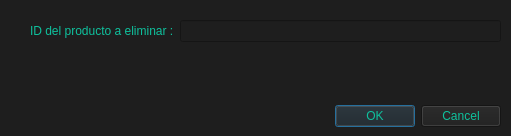
<?xml version="1.0" encoding="UTF-8"?>
<ui version="4.0">
 <class>formEliminarProducto</class>
 <widget class="QDialog" name="formEliminarProducto">
  <property name="geometry">
   <rect>
    <x>0</x>
    <y>0</y>
    <width>511</width>
    <height>136</height>
   </rect>
  </property>
  <property name="windowTitle">
   <string>Dialog</string>
  </property>
  <property name="styleSheet">
   <string notr="true">background-color: rgb(30, 30, 30);</string>
  </property>
  <property name="modal">
   <bool>true</bool>
  </property>
  <widget class="QDialogButtonBox" name="buttonBox">
   <property name="geometry">
    <rect>
     <x>160</x>
     <y>100</y>
     <width>341</width>
     <height>32</height>
    </rect>
   </property>
   <property name="styleSheet">
    <string notr="true">color: rgb(14, 193, 157);
font: 9pt &quot;Calisto MT&quot;;</string>
   </property>
   <property name="orientation">
    <enum>Qt::Horizontal</enum>
   </property>
   <property name="standardButtons">
    <set>QDialogButtonBox::Cancel|QDialogButtonBox::Ok</set>
   </property>
  </widget>
  <widget class="QWidget" name="formLayoutWidget">
   <property name="geometry">
    <rect>
     <x>30</x>
     <y>20</y>
     <width>471</width>
     <height>71</height>
    </rect>
   </property>
   <layout class="QFormLayout" name="formLayout">
    <item row="0" column="0">
     <widget class="QLabel" name="label">
      <property name="styleSheet">
       <string notr="true">color: rgb(14, 193, 157);
font: 14pt &quot;Calisto MT&quot;;</string>
      </property>
      <property name="text">
       <string>ID del producto a eliminar :</string>
      </property>
     </widget>
    </item>
    <item row="1" column="0">
     <widget class="QLabel" name="label_2">
      <property name="styleSheet">
       <string notr="true">color: rgb(14, 193, 157);
font: 14pt &quot;Calisto MT&quot;;</string>
      </property>
      <property name="text">
       <string/>
      </property>
     </widget>
    </item>
    <item row="0" column="1">
     <widget class="QLineEdit" name="idProductoAEliminar">
      <property name="styleSheet">
       <string notr="true">color: rgb(14, 193, 157);
font: 14pt &quot;Calisto MT&quot;;
</string>
      </property>
     </widget>
    </item>
   </layout>
  </widget>
 </widget>
 <resources/>
 <connections>
  <connection>
   <sender>buttonBox</sender>
   <signal>accepted()</signal>
   <receiver>formEliminarProducto</receiver>
   <slot>accept()</slot>
   <hints>
    <hint type="sourcelabel">
     <x>248</x>
     <y>254</y>
    </hint>
    <hint type="destinationlabel">
     <x>157</x>
     <y>274</y>
    </hint>
   </hints>
  </connection>
  <connection>
   <sender>buttonBox</sender>
   <signal>rejected()</signal>
   <receiver>formEliminarProducto</receiver>
   <slot>reject()</slot>
   <hints>
    <hint type="sourcelabel">
     <x>316</x>
     <y>260</y>
    </hint>
    <hint type="destinationlabel">
     <x>286</x>
     <y>274</y>
    </hint>
   </hints>
  </connection>
 </connections>
</ui>
